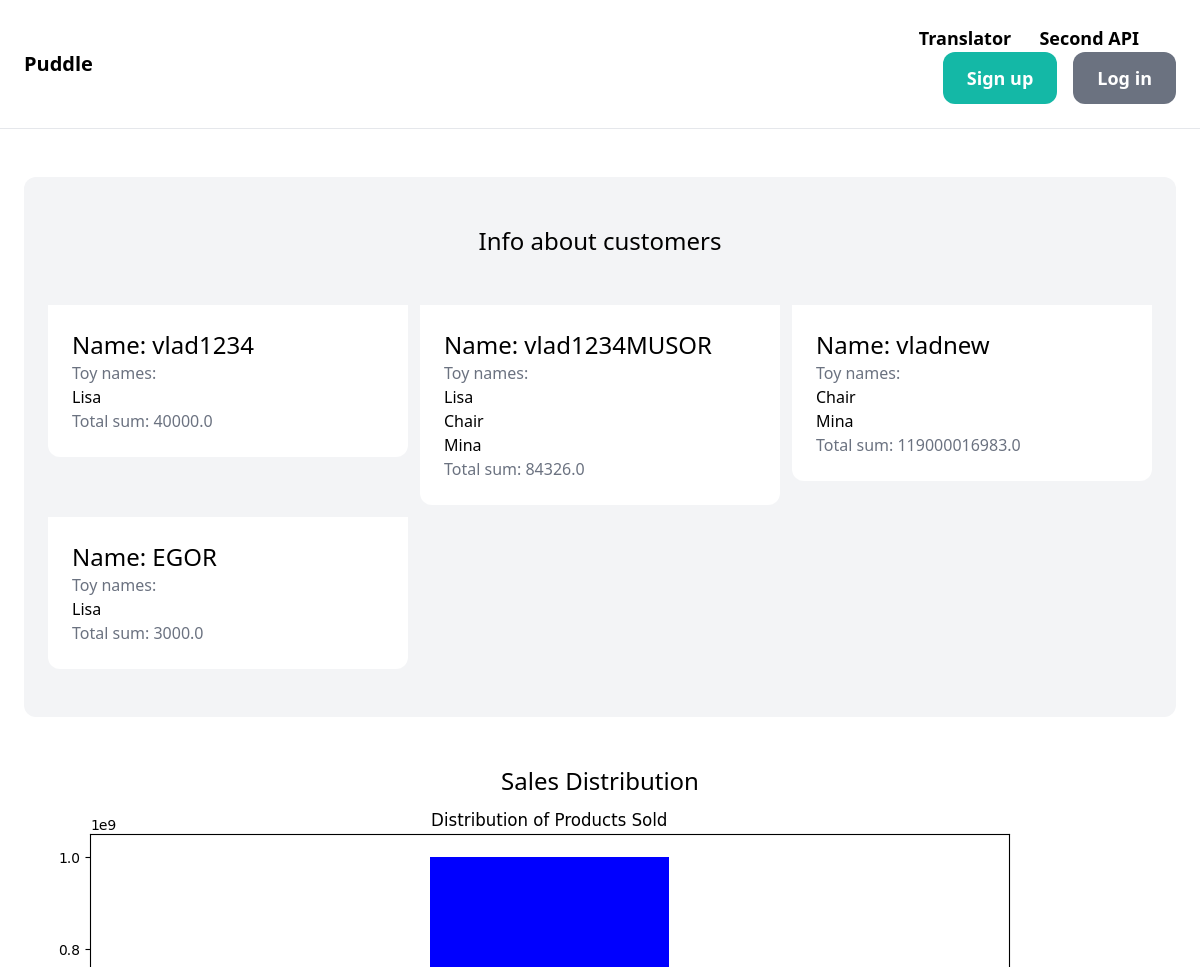
The app's page /sales_info/ (upper part), older data.
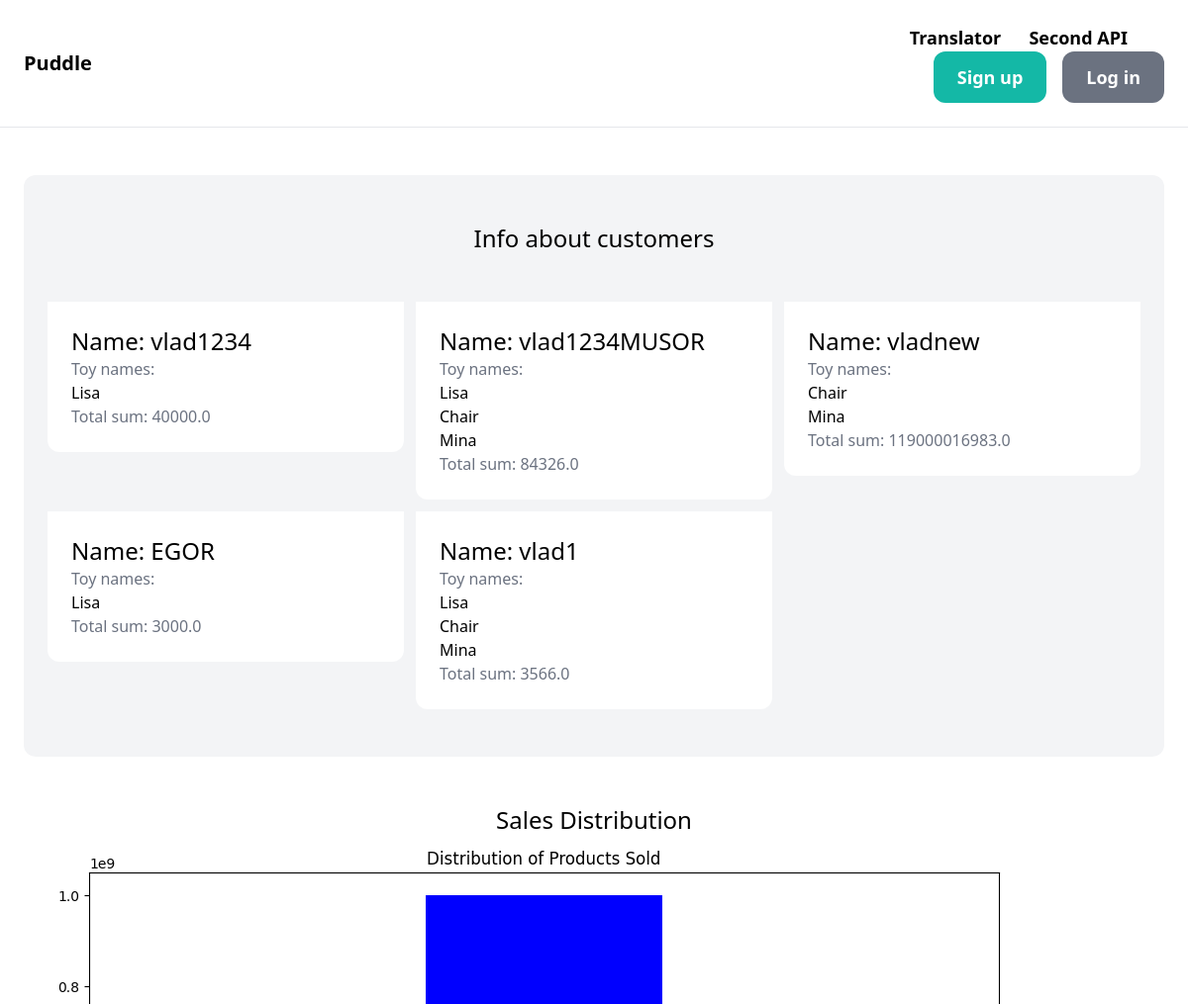
The same page, newer data.
### core/models.py (models this page shows, shortened)
class User(AbstractUser):
    date_of_birth = models.DateField('date_of_birth', null=True, blank=True)
    address = models.CharField('address', max_length=255, blank=True)
    number = models.CharField('phone number', max_length=20, blank=True)
    has_rewiews=models.BooleanField('has_rewiews', default=False)
    user_permissions = models.ManyToManyField(Permission, related_name='custom_user_set')

### toys/models.py (models this page shows, shortened)
class Product(models.Model):
    id = models.AutoField(primary_key=True)
    name=models.CharField(max_length=200)
    product_code = models.CharField(max_length=50)
    price=models.FloatField(null=False, blank=False)
    image=models.ImageField(upload_to='product_images/',blank=True,null=True,default='product_images/FCxARCPWYAEi9ux.jpg')
    status=models.CharField(max_length=100)
    product_type_id = models.ForeignKey(ProductType, on_delete=models.CASCADE)
    amount=models.IntegerField(null=True)

### core/views.py (the view)
# urls.py: path('sales_info/',views.sales_info,name='sales_info'),
def sales_info(request):
    users_with_zakazi = User.objects.filter(zakazchik__isnull=False)
    UserInfo = namedtuple('UserInfo', ['user', 'orders', 'total_sum'])
    user_info_list = []
    for user in users_with_zakazi:
        user_orders = user.zakazchik.sale_set.all()
        total_sum = sum(order.quantity * order.product_id.price for order in user_orders)
        orders = list(set(order.product_id.name for order in user_orders))
        user_info_list.append(UserInfo(user=user, orders=orders, total_sum=total_sum))
    sales_dict, img_path = build_distribution()
    img_url = os.path.join(settings.MEDIA_URL, 'sales_distribution.png')
    return render(request, 'core/sales_info.html', {'user_info_list': user_info_list,'img_url': img_url})

### core/views.py (called while the page is built)
def build_distribution():
    sales = Sale.objects.all()
    sales_dict = {}
    for sale in sales:
        if sale.product_id.name in sales_dict:
            sales_dict[sale.product_id.name] += sale.quantity
        else:
            sales_dict[sale.product_id.name] = sale.quantity
    products = list(sales_dict.keys())
    quantities = list(sales_dict.values())
    plt.figure(figsize=(10, 6))
    plt.bar(products, quantities, color='blue')
    plt.xlabel('Products')
    plt.ylabel('Quantity Sold')
    plt.title('Distribution of Products Sold')
    plt.xticks(rotation=45, ha='right')
    plt.tight_layout()
    img_path = os.path.join(settings.MEDIA_ROOT, 'sales_distribution.png')
    plt.savefig(img_path)
    plt.close()
    return sales_dict, img_path

### core/templates/core/sales_info.html
{% extends 'core/base.html' %}
{% block content %}
<div class="mt-6 px-6 py-12 bg-gray-100 rounded-xl">
    <h2 class="mb-12 text-2xl text-center">Info about customers</h2>
    <div class="grid grid-cols-3 gap-3">
        {% for user_info in user_info_list %}
            <div>
                <div class="p-6 bg-white rounded-b-xl">
                    <h2 class="text-2xl">Name: {{ user_info.user.username }}</h2>
                    <p class="text-gray-500">Toy names:</p>
                    <ul>
                        {% for toy_name in user_info.orders %}
                            <li>{{ toy_name }}</li>
                        {% endfor %}
                    </ul>
                    <p class="text-gray-500">Total sum: {{ user_info.total_sum }}</p>
                </div>
            </div>
        {% endfor %}
    </div>
</div>
<div class="mt-12 text-center">
           <h2 class="text-2xl">Sales Distribution</h2>
           <img src="{{ img_url }}" alt="Sales Distribution">
</div>
{% endblock %}

Row changes from the older to the newer data that the page shows:
added User: user.username "vlad1", orders "Lisa" "Chair" "Mina", total_sum "3566.0"
